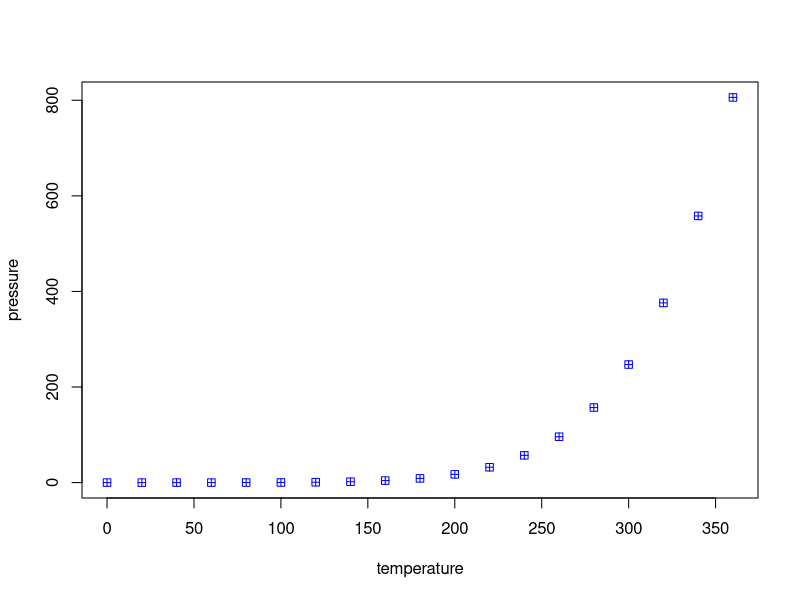

Reproduce this figure in R.
## ---- chunk 1
knitr::opts_chunk$set(echo = TRUE)
## ---- chunk 2
summary(cars)
## ---- chunk 3
plot(pressure, col="blue", pch=12)
